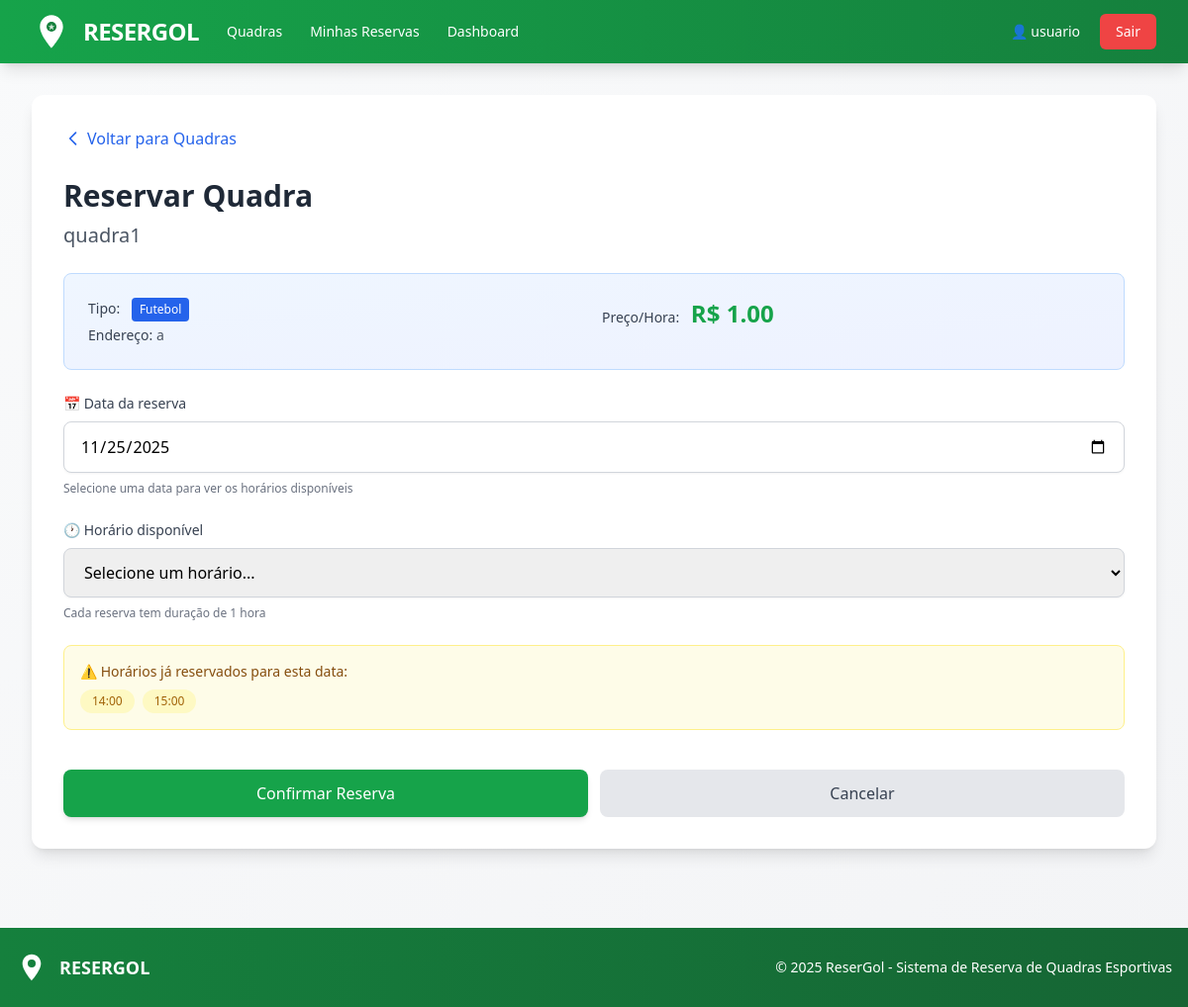
The page /reservar/1 (signed in) on the database its author committed.
### models/usuario_model.py (models this page shows, shortened)
class Usuario(UserMixin, db.Model):
    id = db.Column(db.Integer, primary_key=True)
    nome = db.Column(db.String(100), nullable=False)
    email = db.Column(db.String(120), unique=True, nullable=False)
    senha_hash = db.Column(db.String(200), nullable=False)
    role = db.Column(db.String(20), default='usuario', nullable=False)  # 'usuario', 'dono_quadra', 'admin'
    tentativas_login = db.Column(db.Integer, default=0)
    bloqueado_ate = db.Column(db.DateTime, nullable=True)
    quadras = db.relationship('Quadra', backref='dono', lazy=True, cascade='all, delete-orphan')
    def is_admin(self):
        return self.role == 'admin'
    def is_dono_quadra(self):
        return self.role == 'dono_quadra' or self.role == 'admin'

### models/quadra_model.py (models this page shows, shortened)
class Quadra(db.Model):
    id = db.Column(db.Integer, primary_key=True)
    nome = db.Column(db.String(100), nullable=False)
    endereco = db.Column(db.String(200), nullable=False)
    tipo = db.Column(db.String(50), nullable=False)  # 'futebol', 'tenis', 'basquete', etc
    descricao = db.Column(db.Text)
    preco_hora = db.Column(db.Float, nullable=False)
    ativa = db.Column(db.Boolean, default=True)  # Se está disponível para reservas
    dono_id = db.Column(db.Integer, db.ForeignKey('usuario.id'), nullable=False)
    criado_em = db.Column(db.DateTime, default=db.func.current_timestamp())

### app.py (the view)
@app.route('/reservar/<int:quadra_id>', methods=['GET', 'POST'])
@login_required
def reservar_quadra(quadra_id):
    from controllers.reserva_controller import ReservaController
    return ReservaController.reservar(quadra_id)

### app.py (called while the page is built)
@login_manager.user_loader
def load_user(user_id):
    return Usuario.query.get(int(user_id))

### templates/reservas/reservar.html (shortened to what this page needs)
{% extends "base.html" %}
{% block content %}
    <div class="mb-6">
        <a href="{{ url_for('listar_quadras') }}" class="inline-flex items-center text-blue-600 hover:text-blue-700 font-medium">
            <svg class="w-5 h-5 mr-1" fill="none" stroke="currentColor" viewBox="0 0 24 24">
                <path stroke-linecap="round" stroke-linejoin="round" stroke-width="2" d="M15 19l-7-7 7-7"></path>
            </svg>
            Voltar para Quadras
        </a>
    </div>
    <h2 class="text-3xl font-bold text-gray-800 mb-2">Reservar Quadra</h2>
    <p class="text-xl text-gray-600 mb-6">{{ quadra.nome }}</p>
    <div class="bg-gradient-to-br from-blue-50 to-indigo-50 border border-blue-200 rounded-lg p-6 mb-6">
        <div class="grid grid-cols-1 md:grid-cols-2 gap-4">
            <div>
                <p class="text-sm text-gray-600 mb-1">
                    <span class="font-medium text-gray-700">Tipo:</span>
                    <span class="inline-block ml-2 px-2 py-1 bg-blue-600 text-white rounded text-xs font-medium">
                        {{ quadra.tipo|capitalize }}
                    </span>
                </p>
                <p class="text-sm text-gray-600">
                    <span class="font-medium text-gray-700">Endereço:</span> {{ quadra.endereco }}
                </p>
            </div>
            <div>
                <p class="text-sm text-gray-600">
                    <span class="font-medium text-gray-700">Preço/Hora:</span>
                    <span class="text-2xl font-bold text-green-600 ml-2">R$ {{ "%.2f"|format(quadra.preco_hora) }}</span>
                </p>
            </div>
        </div>
    </div>
    <form method="POST" class="space-y-6">
        <div>
            <label for="data" class="block text-sm font-medium text-gray-700 mb-2">
                📅 Data da reserva
            </label>
            <input type="date"
                   id="data"
                   name="data"
                   value="{{ data_escolhida }}"
                   min="{{ data_escolhida }}"
                   onchange="this.form.submit()"
                   required
                   class="w-full px-4 py-3 border border-gray-300 rounded-lg shadow-sm focus:outline-none focus:ring-2 focus:ring-blue-500 focus:border-blue-500 text-base">
            <p class="mt-2 text-xs text-gray-500">Selecione uma data para ver os horários disponíveis</p>
        </div>
        <div>
            <label for="hora" class="block text-sm font-medium text-gray-700 mb-2">
                🕐 Horário disponível
            </label>
            <select id="hora" name="hora" required
                    class="w-full px-4 py-3 border border-gray-300 rounded-lg shadow-sm focus:outline-none focus:ring-2 focus:ring-blue-500 focus:border-blue-500 text-base">
                <option value="">Selecione um horário...</option>
            </select>
            <p class="mt-2 text-xs text-gray-500">Cada reserva tem duração de 1 hora</p>
        </div>
        {% if horarios_reservados %}
        <div class="bg-yellow-50 border border-yellow-200 rounded-lg p-4">
            <p class="text-sm font-medium text-yellow-800 mb-2">⚠️ Horários já reservados para esta data:</p>
            <div class="flex flex-wrap gap-2">
                {% for hora in horarios_reservados|sort %}
                    <span class="px-3 py-1 bg-yellow-100 text-yellow-700 rounded-full text-xs font-medium">
                        {{ hora }}
                    </span>
                {% endfor %}
            </div>
        </div>
        {% endif %}
        <div class="flex gap-3 pt-4">
            <button type="submit"
                    class="flex-1 bg-green-600 hover:bg-green-700 text-white font-medium py-3 px-6 rounded-lg transition duration-200 shadow-md hover:shadow-lg">
                Confirmar Reserva
            </button>
            <a href="{{ url_for('listar_quadras') }}"
               class="flex-1 text-center bg-gray-200 hover:bg-gray-300 text-gray-700 font-medium py-3 px-6 rounded-lg transition duration-200">
                Cancelar
            </a>
        </div>
    </form>
{% endblock %}

### templates/base.html (shortened to what this page needs)
<!DOCTYPE HTML>
<html lang="pt-BR">
<head>
    <script src="https://cdn.tailwindcss.com"></script>
</head>
<body class="bg-gradient-to-br from-gray-50 to-gray-100 min-h-screen">
    <nav class="bg-gradient-to-r from-resergol-600 to-resergol-700 shadow-lg">
        <div class="max-w-7xl mx-auto px-4 sm:px-6 lg:px-8">
            <div class="flex items-center justify-between h-16">
                <div class="flex items-center space-x-4">
                    <a href="{{ url_for('index') }}" class="flex items-center space-x-3 hover:opacity-90 transition">
                        <span class="text-white font-bold text-2xl tracking-tight">RESERGOL</span>
                    </a>
                    {% if current_user.is_authenticated %}
                        <div class="hidden md:flex items-center space-x-1 ml-8">
                            <a href="{{ url_for('listar_quadras') }}" class="text-white hover:bg-resergol-500 px-3 py-2 rounded-md text-sm font-medium transition">
                                Quadras
                            </a>
                            <a href="{{ url_for('minhas_reservas') }}" class="text-white hover:bg-resergol-500 px-3 py-2 rounded-md text-sm font-medium transition">
                                Minhas Reservas
                            </a>
                            <a href="{{ url_for('dashboard') }}" class="text-white hover:bg-resergol-500 px-3 py-2 rounded-md text-sm font-medium transition">
                                Dashboard
                            </a>
                        </div>
                    {% endif %}
                </div>
                <div class="flex items-center space-x-2">
                    {% if current_user.is_authenticated %}
                        <a href="{{ url_for('perfil') }}" class="text-white hover:bg-resergol-500 px-3 py-2 rounded-md text-sm font-medium transition">
                            👤 {{ current_user.nome.split()[0] }}
                        </a>
                        <a href="{{ url_for('logout') }}" class="bg-red-500 hover:bg-red-600 text-white px-4 py-2 rounded-md text-sm font-medium transition">
                            Sair
                        </a>
                    {% endif %}
                </div>
            </div>
        </div>
    </nav>
    <div class="max-w-7xl mx-auto px-4 sm:px-6 lg:px-8 py-8">
        <div class="bg-white rounded-xl shadow-lg p-6 md:p-8">
            {% block content %}{% endblock %}
        </div>
    </div>
    <footer class="bg-gradient-to-r from-resergol-700 to-resergol-800 text-white mt-12">
        <div class="max-w-7xl mx-auto px-4 py-6">
            <div class="flex flex-col md:flex-row justify-between items-center">
                <div class="flex items-center space-x-3 mb-4 md:mb-0">
                    <svg class="h-8 w-8 text-white" viewBox="0 0 24 24" fill="currentColor">
                        <path d="M12 2C8.13 2 5 5.13 5 9c0 5.25 7 13 7 13s7-7.75 7-13c0-3.87-3.13-7-7-7zm0 9.5c-1.38 0-2.5-1.12-2.5-2.5s1.12-2.5 2.5-2.5 2.5 1.12 2.5 2.5-1.12 2.5-2.5 2.5z"/>
                        <circle cx="12" cy="9" r="3" fill="#15803d"/>
                    </svg>
                    <span class="font-bold text-lg">RESERGOL</span>
                </div>
                <p class="text-sm text-center">&copy; 2025 ReserGol - Sistema de Reserva de Quadras Esportivas</p>
            </div>
        </div>
    </footer>
</body>
</html>

### rows shown on the page
Usuario: nome "usuario"
Quadra: nome "quadra1", tipo "Futebol", endereco "a", preco_hora "1.00"

### other values the page prints
{{ hora }} "14:00" "15:00"
